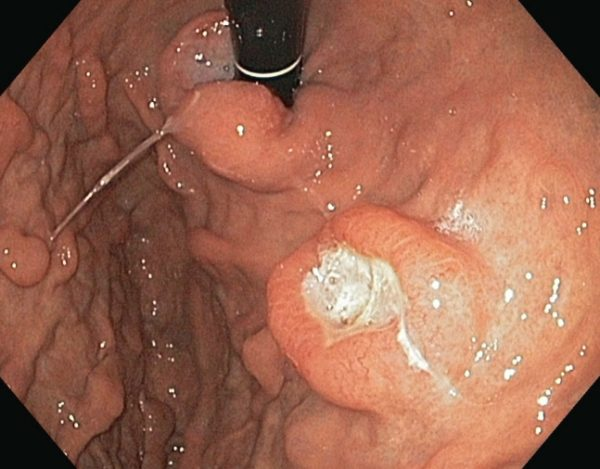
#> input picture dataset/images/image_3.png, 600 x 469 px
$ jupyter execute detection_demo.ipynb
#> lines starting #> are read from the running program, lines starting #| are printed output that depends on the picture; after the words box and inside, x2 and y2 are one past the last pixel; in counts of white or black regions, pixels touching at a corner belong together
[cell 1]
import numpy as np
import cv2 as cv
import matplotlib.pyplot as plt
import scipy.ndimage #for 3D median
from skimage import io, color #for rgb2lab and rgb2hsv
from skimage.morphology import disk #for disk structured element

[cell 2]
# image =cv.imread('dataset/images/image_1.png')
# image =cv.imread('dataset/images/image_2.png')
image =cv.imread('dataset/images/image_3.png')
#> image is the input picture: shape (469, 600, 3); mean B, G, R 80.8, 102, 156.9

image =cv.cvtColor(image, cv.COLOR_BGR2RGB)
plt.imshow(image)

<h3>Top-Hat filtre</h3>
<p>The top-hat filter is used to enhance bright objects of interest in a dark background</p>

[cell 3]
# beta :: stretching parameter
beta=12

#StructuringElement : disk Forme - because it's more commonly used for medical images
kernel = disk(beta)

# Applying the Top-Hat operation
topHat_img = cv.morphologyEx(image,cv.MORPH_TOPHAT,kernel)
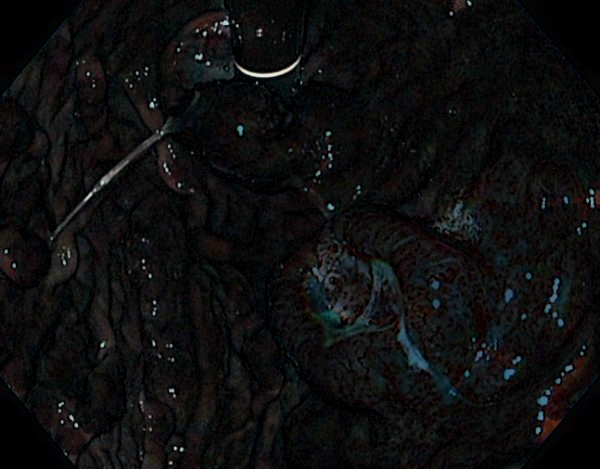
#> topHat_img: shape (469, 600, 3); mean R, G, B 14, 14.2, 14.6

plt.imshow(topHat_img)

<h3>Bottom(black)-Hat filtre</h3>
<p>Bottom-Hat filter is used to do the opposite of top-hat, enhance dark objects of interest in a bright background</p>

[cell 4]
#StructuringElement : disk Forme - because it's more commonly used for medical images
kernel = disk(beta)

# Applying the Black-Hat operation
bottomHat_img = cv.morphologyEx(image, cv.MORPH_BLACKHAT,kernel)
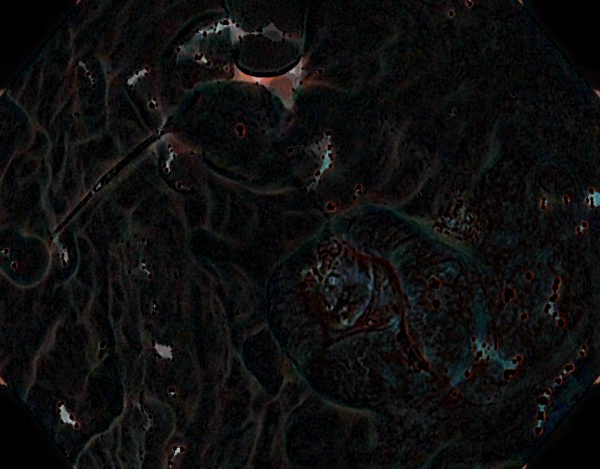
#> bottomHat_img: shape (469, 600, 3); mean R, G, B 14.2, 13.8, 14

plt.imshow(bottomHat_img)

<h3>Combine top-bottom with image</h3>
<p>
    It is possible to add the bright areas to the image and subtract the dark areas from it. <br>As a result, there will be an enhancement in the contrast between bright and dark areas: <br>
    <strong>  I(contrast enhanced) = I + topHat(I) - bottomHat(I) </strong>
</p>

[cell 5]
topBottom_img=cv.subtract(cv.add(topHat_img,image), bottomHat_img)
plt.imshow(topBottom_img)

<h3>Applicated Median filter</h3>
<p>
    3D median filter is applied to remove the salt and pepper noise, and improve the image from extra noise
</p>

[cell 6]
#alpha :: size of median filter
alpha = (3, 3, 3)
median_topBottom_img= scipy.ndimage.median_filter(topBottom_img, alpha)
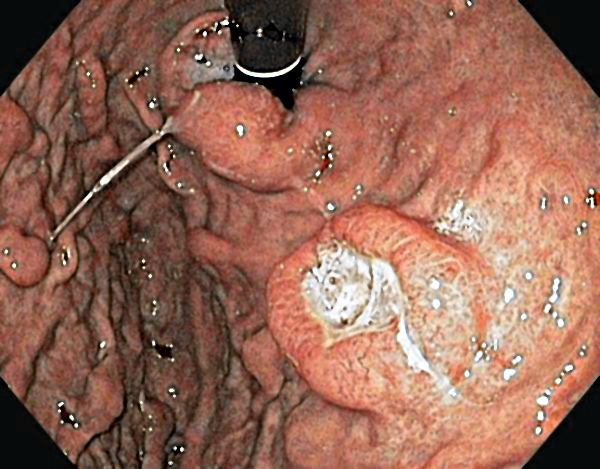
#> median_topBottom_img: shape (469, 600, 3); mean R, G, B 149.2, 103.3, 86.1
plt.imshow(median_topBottom_img)

<h3>Applicated HSV filter</h3>
<p>
    In the RGB representation the hue and the luminosity are expressed as a linear combination of the R,G,B channels, whereas they correspond to single channels of the HSV image (the Hue and the Value channels). A simple segmentation of the image can then be effectively performed by a mere thresholding of the HSV channels.
</p>

[cell 7]
sample=median_topBottom_img
sample_h= color.rgb2hsv(sample)
#> sample_h: shape (469, 600, 3) float64; mean of channels 0, 1, 2 0.0751, 0.433, 0.586
plt.imshow(sample_h)

<h3>Set a threshold on the Hue channel</h3>
<p>notice that we first defined a lower and upper mask for the intended object. The value of the mask is derived from the color bar value at the side of the Hue Graph. Notice that the <strong>ulcer</strong> has a hue that is really different from the background.</p>

[cell 8]
fig, ax = plt.subplots(1,3,figsize=(15,5))
im = ax[0].imshow(sample_h[:,:,0],cmap='hsv')
fig.colorbar(im,ax=ax[0])
ax[0].set_title('Hue Graph',fontsize=15)

#set the lower and upper mask based on hue colorbar value of the desired fruit
lower_mask = sample_h[:,:,0] > 0.11
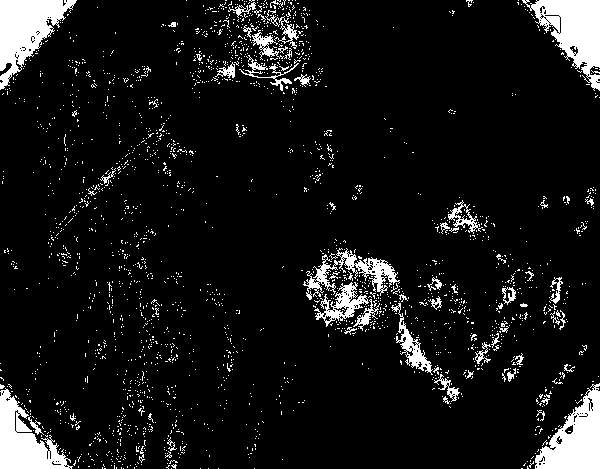
#> lower_mask: shape (469, 600) bool; 8.6% white; 2191 white regions (2127 under 20 px), largest, box (x1, y1, x2, y2) and area: (0, 0, 77, 90) 3381, (522, 0, 600, 91) 3349, (535, 383, 600, 469) 3054
upper_mask = sample_h[:,:,0] < 0.3
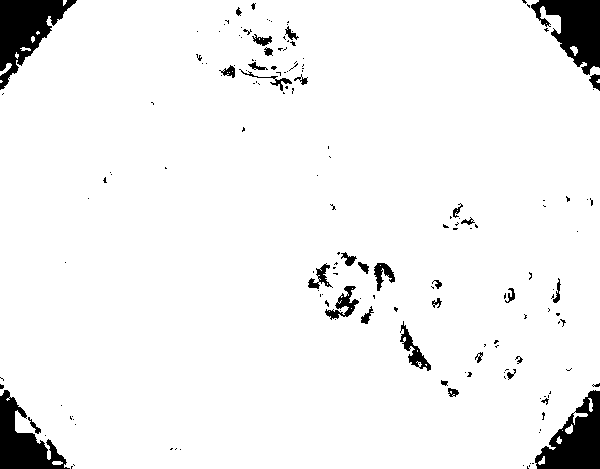
#> upper_mask: shape (469, 600) bool; 94.6% white; 167 black regions (133 under 20 px), largest, box (x1, y1, x2, y2) and area: (0, 0, 77, 90) 3234, (531, 0, 600, 75) 2922, (535, 390, 600, 469) 2880
mask = upper_mask*lower_mask
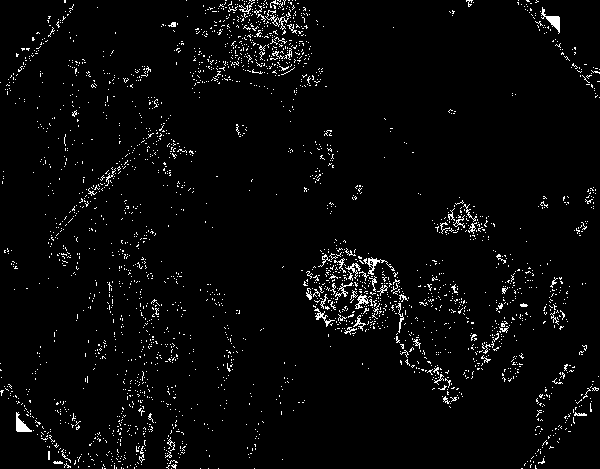
#> mask: shape (469, 600) bool; 3.2% white in thin lines or dots

# get the desired mask and show in original image
red = sample[:,:,0]*mask
green = sample[:,:,1]*mask
blue = sample[:,:,2]*mask
mask2 = np.dstack((red,green,blue))
ax[1].imshow(mask)
ax[2].imshow(mask2)
ax[1].set_title('Mask',fontsize=15)
ax[2].set_title('Final Image',fontsize=15)
plt.tight_layout()
plt.show()
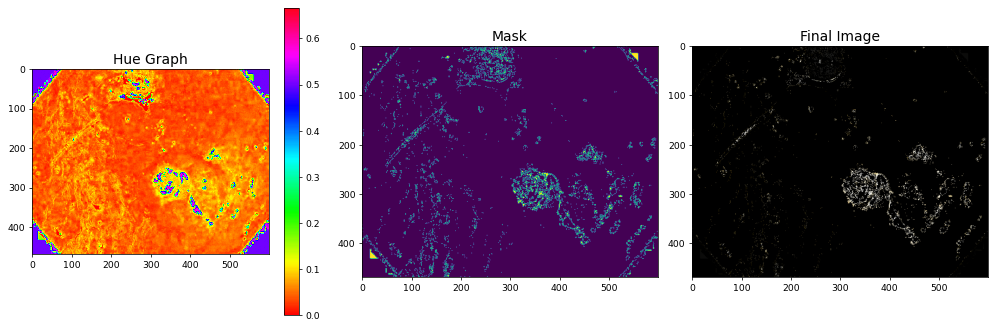
#> figure drawn by matplotlib, 4 panels

<h3>Segment RGB to Gray</h3>
<p>Convert the segment to grayscale to apply morphological filters to it</p>

[cell 9]
img_ulcer=cv.cvtColor(mask2, cv.COLOR_RGB2GRAY)
plt.imshow(img_ulcer,cmap='gray')

<h3>Apply Morphological filters</h3>
<p>enhance segment with morphologic filters</p>

[cell 10]
ret, thresh = cv.threshold(mask2,np.mean(median_topBottom_img),255,cv.THRESH_BINARY)
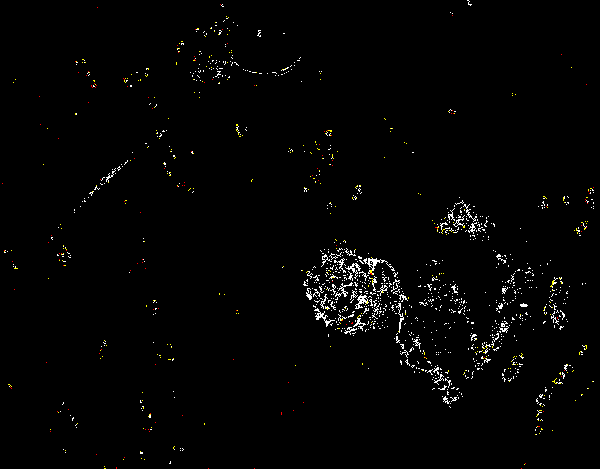
#> thresh: shape (469, 600, 3); mean R, G, B 4.1, 4, 3.6
#> ret = 112

kernel = disk(3)
thresh = cv.erode(cv.dilate(thresh,kernel,iterations=2),kernel,iterations=7)

segmentation=cv.dilate(thresh,kernel,iterations=10)
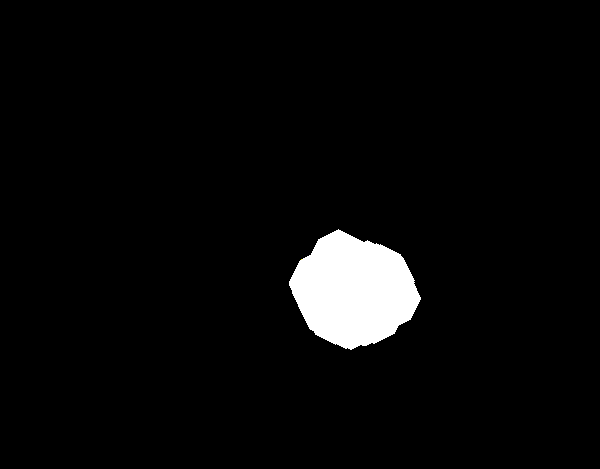
#> segmentation: shape (469, 600, 3); mean R, G, B 9.8, 9.8, 9.8
print(segmentation.shape)
#| (469, 600, 3)
plt.imshow(segmentation, cmap = 'gray')

<h3>Overlay segmented image on top of main image</h3>
<p>Display the contour of the detected segment (ulcer) by superimposing the original image with segment after morphological enhancement</p>

[cell 11]
# Load images as greyscale but make main RGB so we can annotate in color
# seg  = cv.imread(segmentation,cv.IMREAD_GRAYSCALE)
seg  = cv.cvtColor(segmentation, cv.COLOR_RGB2GRAY)
main = image.copy()

# Dictionary giving RGB color for label (segment label) - label 1 in red, label 2 in yellow
RGBforLabel = { 1:(0,0,255), 2:(1,255,255) }

# Find external contours
contours,_ = cv.findContours(seg,cv.RETR_EXTERNAL,cv.CHAIN_APPROX_NONE)
#> contours = 1 contour; box (x1, y1, x2, y2) and area: (289, 229, 421, 350) 10687

# Iterate over all contours
for i,c in enumerate(contours):
    # Find mean color inside this contour by doing a masked mean
    mask = np.zeros(seg.shape, np.uint8)
    cv.drawContours(mask,[c],-1,255, -1)
    # DEBUG: cv.imwrite(f"mask-{i}.png",mask)
    mean,_,_,_ = cv.mean(seg, mask=mask)
    # DEBUG: print(f"i: {i}, mean: {mean}")

    # Get appropriate color for this label
    label = 2 if mean > 1.0 else 1
    color = RGBforLabel.get(label)
    # DEBUG: print(f"color: {color}")

    # Outline contour in that color on main image, line thickness=1
    cv.drawContours(main,[c],-1,color,5)
#> this loop made 1 pass
#> (mean, label, color) on pass 1: (255, 2, (1, 255, 255))
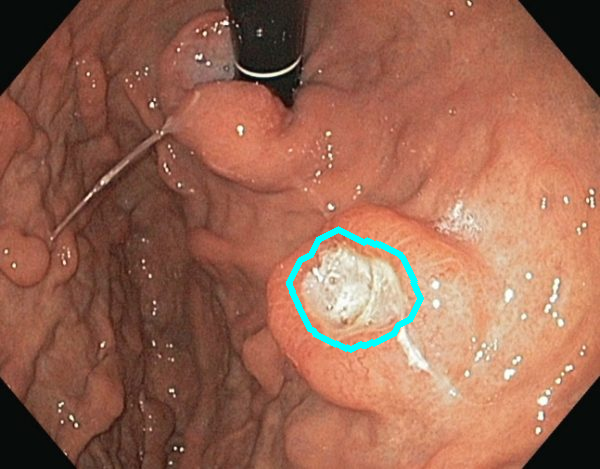
#> main: shape (469, 600, 3); mean R, G, B 155, 102.9, 82.1
#> mask: shape (469, 600); 3.9% white; 1 white region, box (x1, y1, x2, y2) and area: (289, 229, 421, 350) 10862

# Save result
# cv.imwrite('result.png',main)
plt.imshow(main)

$ run again, with dataset/images/image_1.png copied over dataset/images/image_3.png
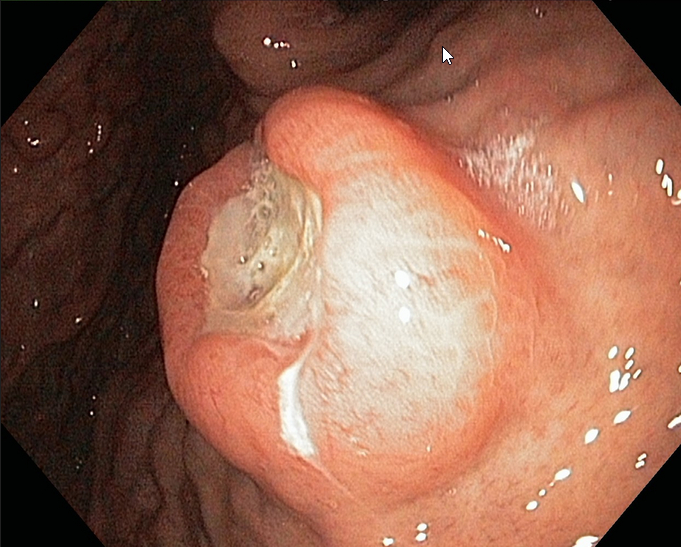
#> input picture dataset/images/image_1.png, 681 x 547 px
#> image is the input picture: shape (547, 681, 3); mean B, G, R 81, 100.3, 146.3
#> sample_h: shape (547, 681, 3) float64; mean of channels 0, 1, 2 0.0923, 0.421, 0.543
#> `lower_mask = sample_h[:,:,0] > 0.11`:
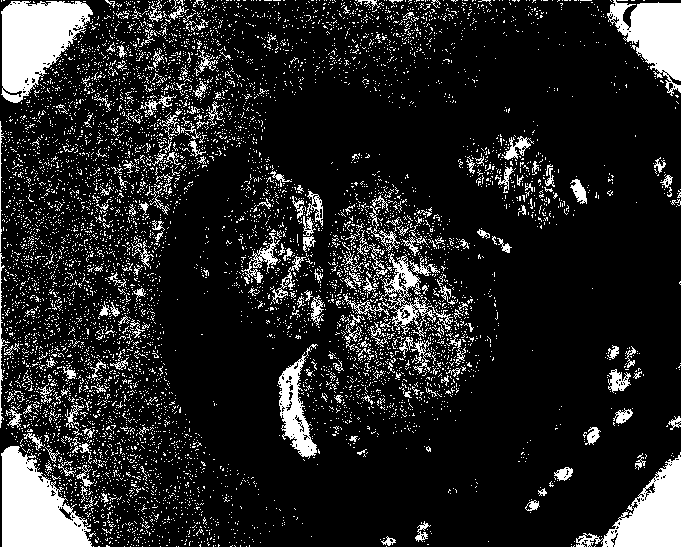
#> lower_mask: shape (547, 681) bool; 14.5% white; 7542 white regions (7328 under 20 px), largest, box (x1, y1, x2, y2) and area: (1, 446, 92, 547) 5725, (1, 1, 93, 103) 5686, (576, 452, 681, 547) 4204
#> upper_mask: shape (547, 681) bool; 93.1% white; 464 black regions (392 under 20 px), largest, box (x1, y1, x2, y2) and area: (1, 446, 91, 547) 5594, (1, 1, 93, 103) 5578, (602, 459, 681, 547) 3875
#> ret = 109
#| (547, 681, 3)
#> contours = 2 contours; box (x1, y1, x2, y2) and area: (217, 146, 493, 440) 54318, (447, 123, 575, 237) 8896
#> the loop `for i,c in enumerate(contours):` made 2 passes
#> (mean, label, color) on passes 1 to 2: (251.5, 2, (1, 255, 255)), (248.8, 2, (1, 255, 255))
#> after the loop `for i,c in enumerate(contours):`:
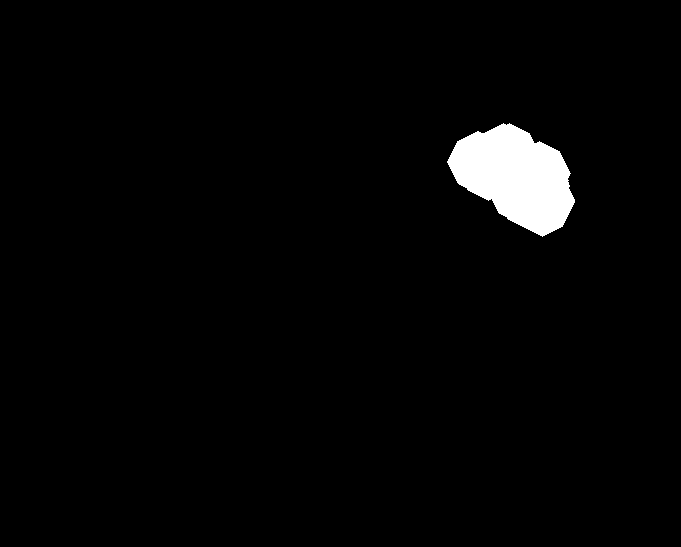
#> mask: shape (547, 681); 2.4% white; 1 white region, box (x1, y1, x2, y2) and area: (447, 123, 575, 237) 9065

$ run again, with dataset/images/image_2.png copied over dataset/images/image_3.png
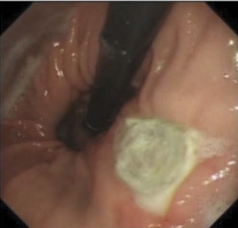
#> input picture dataset/images/image_2.png, 238 x 228 px
#> image is the input picture: shape (228, 238, 3); mean B, G, R 72, 88.6, 114.8
#> sample_h: shape (228, 238, 3) float64; mean of channels 0, 1, 2 0.0761, 0.322, 0.434
#> lower_mask: shape (228, 238) bool; 15.1% white; 503 white regions (468 under 20 px), largest, box (x1, y1, x2, y2) and area: (118, 115, 205, 214) 4222, (84, 1, 144, 29) 498, (15, 59, 38, 95) 205
#> upper_mask: shape (228, 238) bool; 97.5% white; 61 black regions (44 under 20 px), largest, box (x1, y1, x2, y2) and area: (85, 1, 142, 28) 362, (6, 1, 83, 13) 145, (145, 1, 177, 10) 117
#> ret = 90
#| (228, 238, 3)
#> contours = 1 contour; box (x1, y1, x2, y2) and area: (102, 100, 219, 221) 9872
#> the loop `for i,c in enumerate(contours):` made 1 pass
#> (mean, label, color) on pass 1: (254, 2, (1, 255, 255))
#> after the loop `for i,c in enumerate(contours):`:
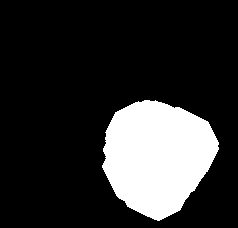
#> mask: shape (228, 238); 18.5% white; 1 white region, box (x1, y1, x2, y2) and area: (102, 100, 219, 221) 10039
